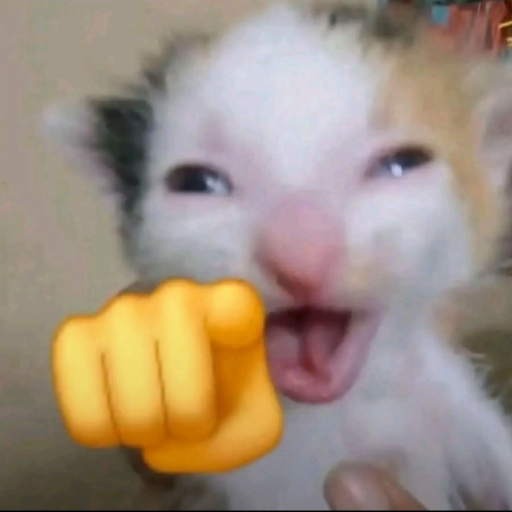
#> input picture Python/Imagen.png, 512 x 512 px
$ python png_to_txt.py Imagen.png 100 100 Imagen.png
#> lines starting #> are read from the running program, lines starting #| are printed output that depends on the picture
#!/usr/bin/env python3
"""
Convierte imagen PNG/JPG a formato .txt (un píxel por línea)
"""

from PIL import Image
import sys
import os

def png_to_txt(input_png, output_txt):
    """Convierte PNG/JPG a formato columna .txt"""
#> called with input_png = 'Imagen.png', output_txt = 'Imagen.txt'

    print(f"\nConvirtiendo {input_png} → {output_txt}")
    print("="*50)

    # Verificar archivo existe
    if not os.path.exists(input_png):
        print(f"✗ Error: Archivo {input_png} no encontrado")
        return False

    # Cargar imagen
    try:
        img = Image.open(input_png)
#> img is the input picture: PIL image 512x512 RGBA; mean R, G, B, A 159.9, 143.2, 127.2, 255
        print(f"✓ Imagen cargada: {input_png}")
    except Exception as e:
        print(f"✗ Error al cargar imagen: {e}")
        return False

    # Convertir a grayscale
    if img.mode != 'L':
        print(f"  Convirtiendo de {img.mode} a Grayscale...")
#> (printed output is left out)
        img = img.convert('L')
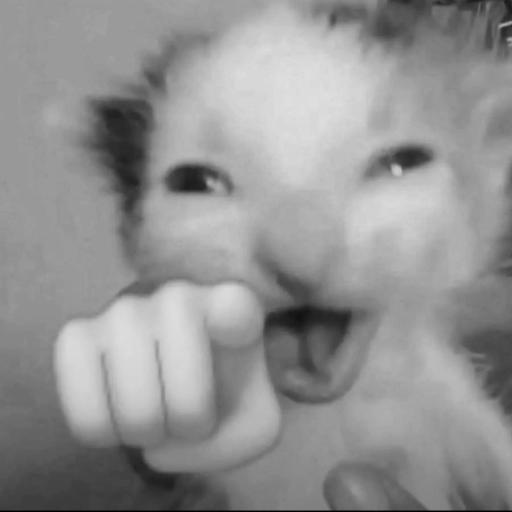
#> img: PIL image 512x512 L; min 1, max 224, mean 146.4

    width, height = img.size
#> width = 512; height = 512
    print(f"  Dimensiones: {width} × {height}")
#|   Dimensiones: 512 × 512
    print(f"  Total píxeles: {width * height}")
#|   Total píxeles: 262144

    # Convertir a array
    pixels = list(img.getdata())
#> pixels = 262144 items

    # Guardar como texto (un píxel por línea)
    with open(output_txt, 'w') as f:
        for pixel in pixels:
            f.write(f"{pixel}\n")
#> this loop made 262144 passes
#> pixel on passes 1 to 3: 150, 151, 151

    filesize = os.path.getsize(output_txt)
    print(f"\n✓ Archivo guardado: {output_txt}")
    print(f"  Tamaño: {filesize:,} bytes")
    print(f"  Píxeles escritos: {len(pixels)}")
#|   Píxeles escritos: 262144

    # Estadísticas
    min_val = min(pixels)
#> min_val = 1
    max_val = max(pixels)
#> max_val = 224
    avg_val = sum(pixels) / len(pixels)
#> avg_val = 146.4

    print(f"\nEstadísticas:")
    print(f"  Mínimo: {min_val}")
#|   Mínimo: 1
    print(f"  Máximo: {max_val}")
#|   Máximo: 224
    print(f"  Promedio: {avg_val:.2f}")
#|   Promedio: 146.35

    print("\n" + "="*50)
    print(f"✓ Conversión exitosa")
    print(f"\nUsa en System Console:")
    print(f'  load_image_to_sdram "C:/Users/sebas/OneDrive/Escritorio/Arqui2-Proyecto1/{output_txt}" {width} {height}')
#|   load_image_to_sdram "C:/Users/sebas/OneDrive/Escritorio/Arqui2-Proyecto1/Imagen.txt" 512 512

    return True

def txt_to_png(input_txt, output_png, width, height):
    """Convierte formato .txt a PNG para visualización"""

    print(f"\nConvirtiendo {input_txt} → {output_png}")
    print("="*50)

    # Leer píxeles
    pixels = []
    with open(input_txt, 'r') as f:
        for line in f:
            line = line.strip()
            if line:
                pixels.append(int(line))

    print(f"✓ Píxeles leídos: {len(pixels)}")

    # Verificar dimensiones
    expected = width * height
    if len(pixels) != expected:
        print(f"⚠ Advertencia: Esperados {expected} píxeles, leídos {len(pixels)}")
        # Ajustar
        if len(pixels) > expected:
            pixels = pixels[:expected]
        else:
            pixels.extend([0] * (expected - len(pixels)))

    # Crear imagen
    img_array = np.array(pixels, dtype=np.uint8).reshape((height, width))
    img = Image.fromarray(img_array, mode='L')
    img.save(output_png)

    print(f"✓ Imagen guardada: {output_png}")
    print(f"  Dimensiones: {width} × {height}")

    return True

if __name__ == "__main__":
    if len(sys.argv) < 2:
        print("Uso:")
        print("  python png_to_txt.py <imagen.png>")
        print("  python png_to_txt.py <resultado.txt> <width> <height> --to-png")
        print("\nEjemplos:")
        print("  python png_to_txt.py imagen_128x128.png")
        print("  python png_to_txt.py output.txt 256 256 --to-png")
        sys.exit(1)

    input_file = sys.argv[1]

    # Modo txt → png
    if len(sys.argv) >= 5 and sys.argv[4] == "--to-png":
        width = int(sys.argv[2])
        height = int(sys.argv[3])
        output_png = input_file.replace('.txt', '.png')

        import numpy as np
        txt_to_png(input_file, output_png, width, height)

    # Modo png → txt
    else:
        output_txt = input_file.replace('.png', '.txt').replace('.jpg', '.txt')
        png_to_txt(input_file, output_txt)
